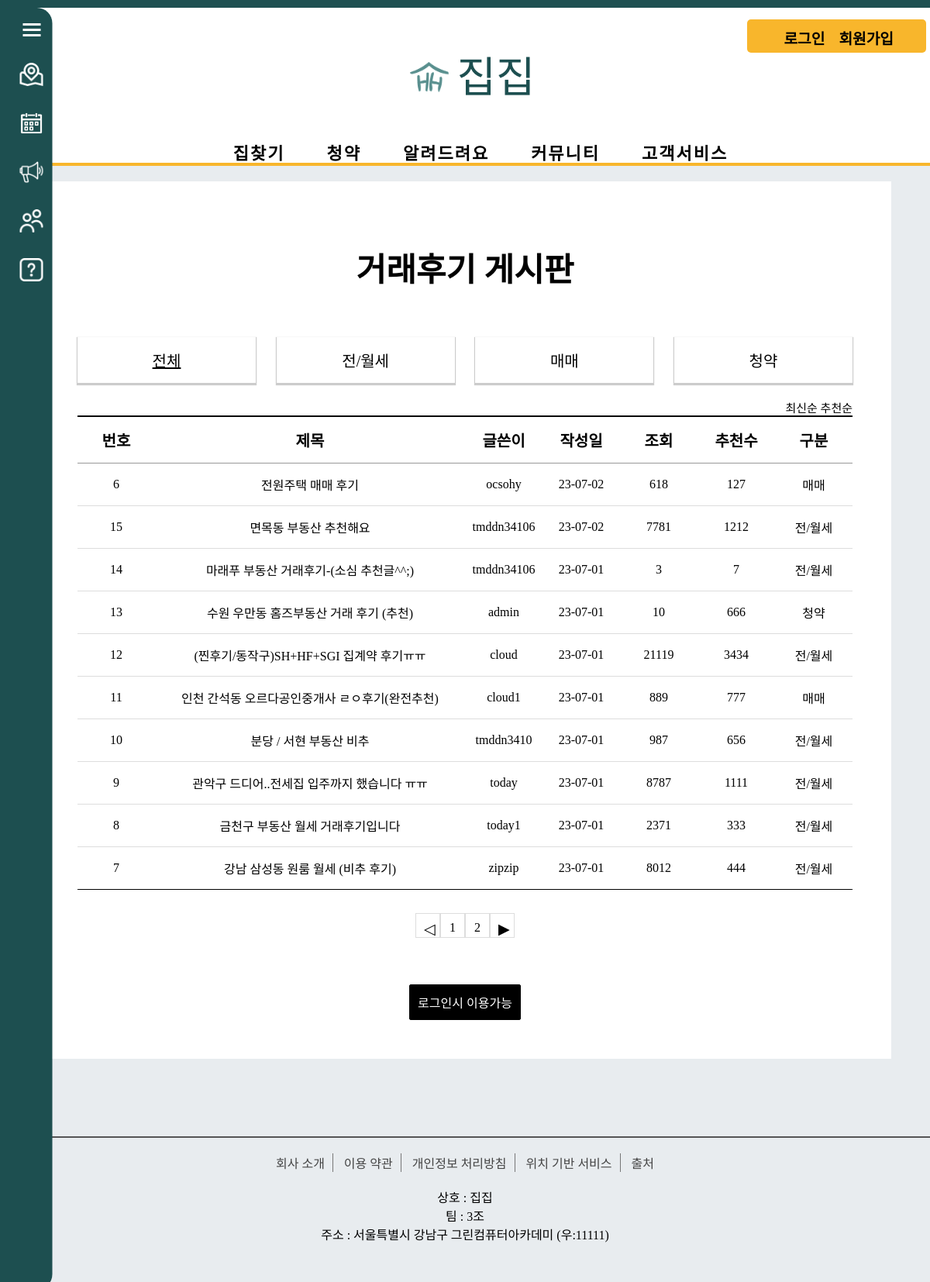
The app's page /review/review_main/, older data.
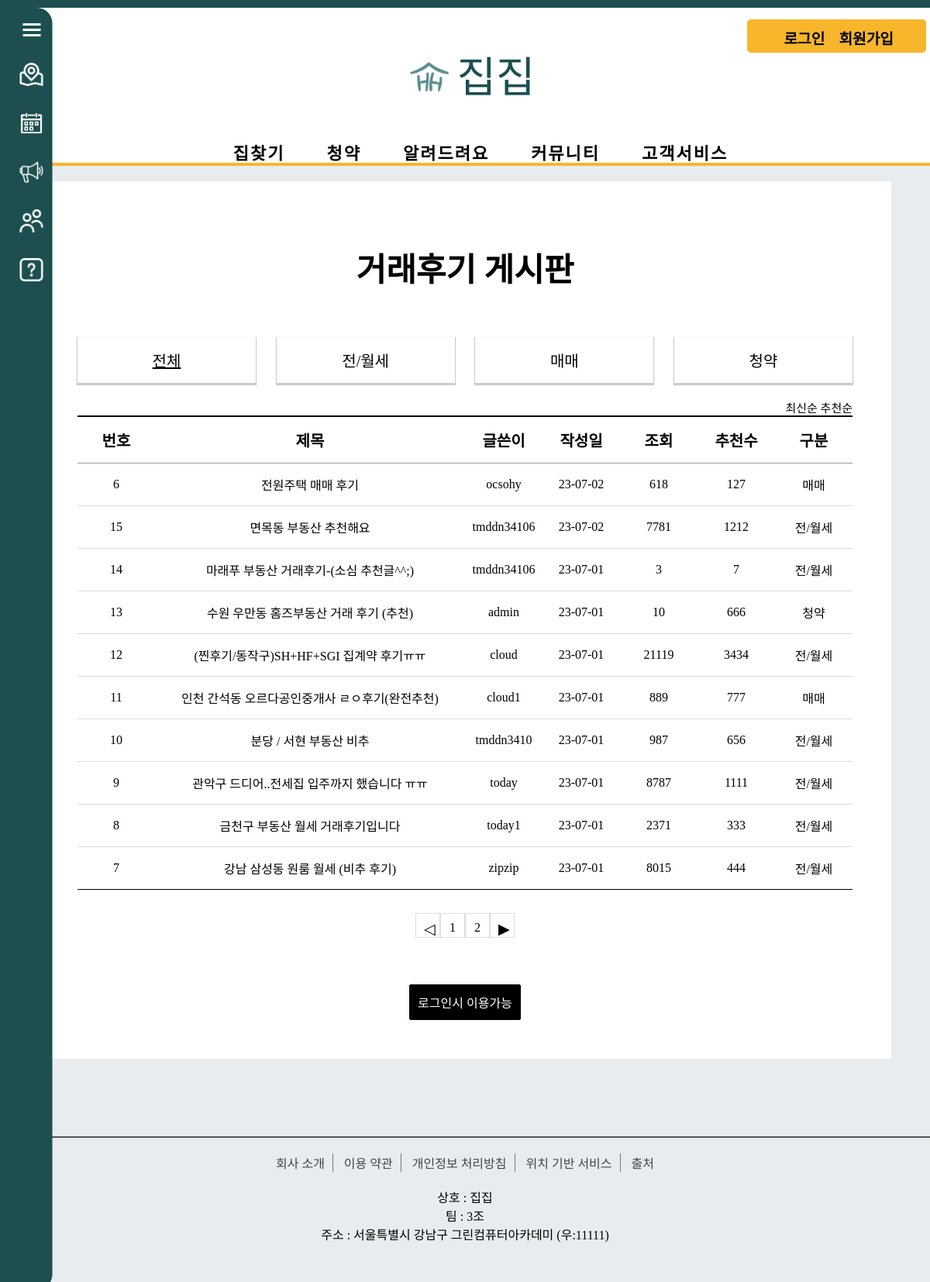
The same page, newer data.
### review/models.py (models this page shows, shortened)
class Review_Board(models.Model):
    r_title = models.CharField(max_length=100)
    r_content = models.TextField()
    user = models.ForeignKey(User, on_delete=models.CASCADE)
    r_regdate = models.DateTimeField()
    r_modifydate = models.DateTimeField(null=True, blank=True)
    r_type = models.CharField(max_length=10) # 리뷰 게시판 타입
    r_hit = models.IntegerField(default=0)
    r_recommend = models.IntegerField(default=0)

### review/views.py (the view)
# urls.py: path('review_main/', views.review_list_main, name='review_main'), # 거래 후기 메인
def review_list_main(request):
    question_list = Review_Board.objects.order_by('-r_regdate')
    page = request.GET.get('page', '1')
    paginator = Paginator(question_list, 10)
    text = paginator.get_page(page)
    context = {'question_list': text}
    return render(request, 'review/review_list_main.html', context) # 거래후기 게시판

### templates/review/review_list_main.html (shortened to what this page needs)
<!DOCTYPE html>
<html lang="en">
{% load static %}
<head>
    <link rel="stylesheet" href="{% static 'css/review/css/css.css' %}">
</head>
<body>
{% include 'poll/sidebar.html' %}
{% include 'poll/header.html' %}
    <div class="board_wrap">
        <div class="board_title">
            <strong>거래후기 게시판</strong>
        </div>
        <div class="board_list_wrap">
            <div class="category_wrap">
                <ul>
                    <li><a href="{% url 'review:review_main' %}"  class="active">전체</a></li>
                    <li><a href="{% url 'review:review_jan' %}" >전/월세</a></li>
                    <li><a href="{% url 'review:review_mama' %}" >매매</a></li>
                    <li><a href="{% url 'review:review_subscription' %}" >청약</a></li>
                </ul>
            </div>
            <div class="board_title_takes">
                <a href="{% url 'review:review_main' %}">최신순</a>
                <a href="{% url 'review:review_recommend' %}">추천순</a>
            </div>
            <div class="board_list">
                <div class="top">
                    <div class="num">번호</div>
                    <div class="title">제목</div>
                    <div class="writer">글쓴이</div>
                    <div class="date">작성일</div>
                    <div class="count">조회</div>
                    <div class="recommend">추천수</div>
                    <div class="division">구분</div>
                </div>
                {% for question in question_list %}
                <div>
                    <div class="num">{{ question.id }}</div>
                    <div class="title"><a href="{% url 'review:review_detail' question.id %}">{{ question.r_title }}</a></div>
                    <div class="writer">{{ question.user }}</div>
                    <div class="date">{{ question.r_regdate|date:"y-m-d" }}</div>
                    <div class="count">{{ question.r_hit }}</div>
                    <div class="recommend">{{ question.r_recommend }}</div>
                    <div class="division">{{question.r_type}}</div>
                </div>
                {% endfor %}
            </div>
            <ul class="board_page">
                {% if question_list.has_previous %}
                <li class="bt first">
                    <a class="bt prev" href="?page={{ question_list.previous_page_number }}">◀</a>
                </li>
                {% else %}
                <li class="page-item disabled">
                    <a class="bt prev">◁</a>
                </li>
                {% endif %}
                {% for page_number in question_list.paginator.page_range %}
                {% if question_list.number == page_number %}
                <li class="page-item active">
                    <a class="num">{{ page_number }}</a>
                </li>
                {% else %}
                <li class="page-item">
                    <a class="num" href="?page={{ page_number }}">{{ page_number }}</a>
                </li>
                {% endif %}
                {% endfor %}
                {% if question_list.has_next %}
                <li class="page-item">
                    <a class="bt last" href="?page={{ question_list.next_page_number }}">▶</a>
                </li>
                {% else %}
                <li class="page-item disabled">
                    <a class="bt last">▷</a>
                </li>
                {% endif %}
            </ul>
              <div class="bt_wrap">
            {% if user.is_authenticated %}
            <a href="{% url 'review:write' %}" class="on">등록</a>
            {% else %}
            <a href="{% url 'common:signin' %}" class="on">로그인시 이용가능</a>
            {% endif %}
            </div>
        </div>
    </div>
{% include 'poll/footer.html' %}
</body>
</html>

Row changes from the older to the newer data that the page shows:
changed Review_Board "강남 삼성동 원룸 월세 (비추 후기)": r_hit "8012" → "8015"
